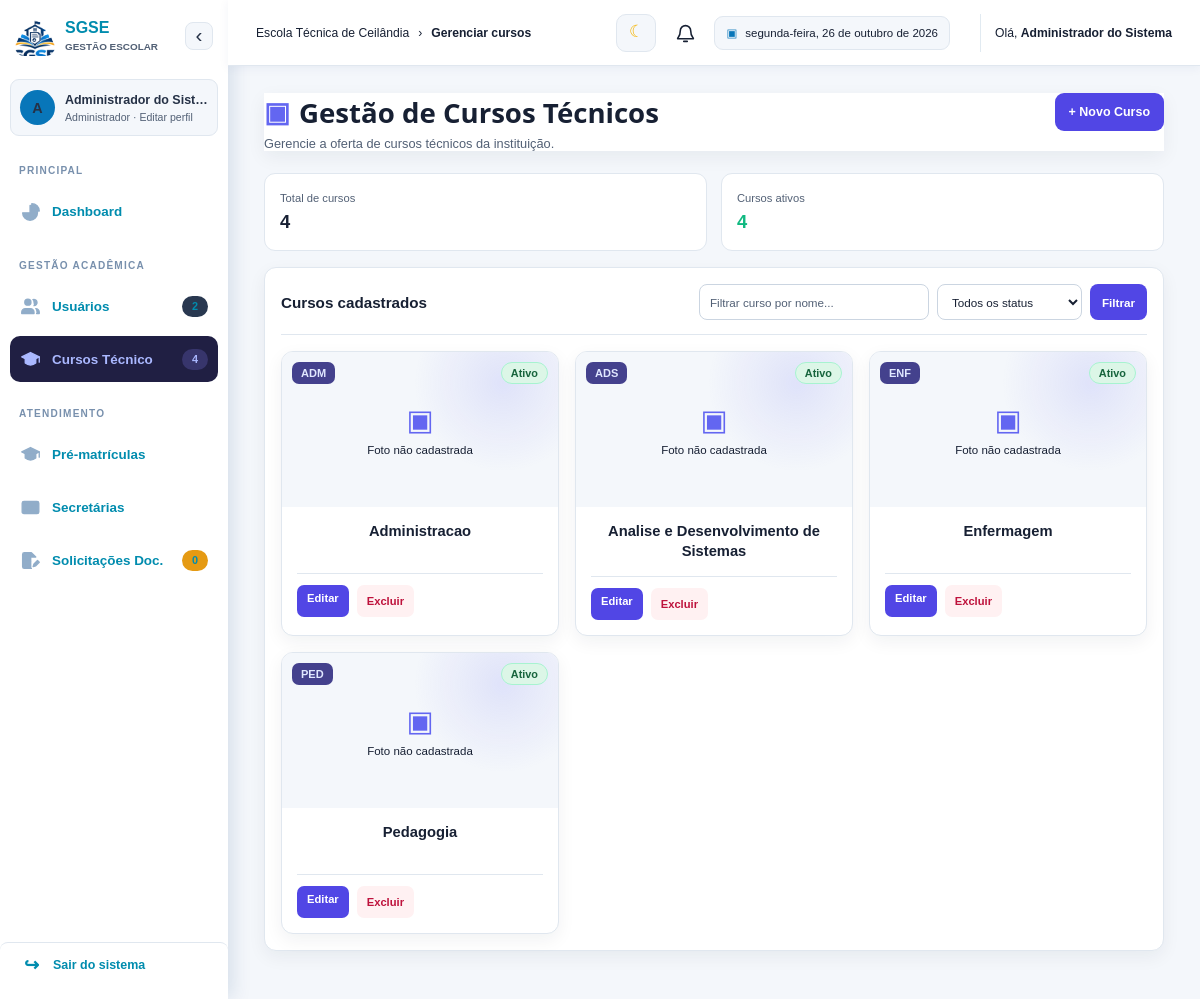
Page /view/cursos.php (signed in) on the committed database.
### tables this page shows
CREATE TABLE cursos (
    id_curso INT AUTO_INCREMENT PRIMARY KEY,
    nome VARCHAR(100) NOT NULL,
    sigla VARCHAR(10) NOT NULL UNIQUE,
    imagem VARCHAR(255) NULL,
    status ENUM('Ativo', 'Inativo') DEFAULT 'Ativo',
    criado_em TIMESTAMP DEFAULT CURRENT_TIMESTAMP
);

### model/dao/Conexao.php (called while the page is built, shortened)
<?php
if (!class_exists('Conexao')) {
    class Conexao {
        private static $instance = null;
        public static function getConexao() {
            if (!isset(self::$instance)) {
                $host     = "localhost";
                $dbname   = "secretaria_db";
                $usuario  = "root";
                $senha    = "";
                try {
                    self::$instance = new PDO(
                        "mysql:host={$host};dbname={$dbname};charset=utf8mb4",
                        $usuario,
                        $senha
                    );
                    self::$instance->setAttribute(PDO::ATTR_ERRMODE, PDO::ERRMODE_EXCEPTION);
                    self::$instance->setAttribute(PDO::ATTR_DEFAULT_FETCH_MODE, PDO::FETCH_ASSOC);
                } catch (PDOException $e) {
                    die("Erro na conexão com o banco de dados: " . $e->getMessage());
                }
            }
            return self::$instance;
        }
    }
}

### model/dao/UsuarioDAO.php (called while the page is built, shortened)
<?php
require_once __DIR__ . '/Conexao.php';
class UsuarioDAO {
    public function listarCursosGerenciamento(): array {
        try {
            $stmt = Conexao::getConexao()->query(
                "SELECT id_curso, nome, sigla, imagem, status
                 FROM cursos
                 ORDER BY nome"
            );
            return $stmt->fetchAll(PDO::FETCH_ASSOC);
        } catch (PDOException $e) {
            error_log('Erro ao listar cursos para gerenciamento: ' . $e->getMessage());
            return [];
        }
    }
}
?>

### controller/UsuarioController.php (called while the page is built, shortened)
<?php
require_once __DIR__ . '/../model/dao/UsuarioDAO.php';
class UsuarioController {
    public function listarCursosGerenciamento(): array {
        return (new UsuarioDAO())->listarCursosGerenciamento();
    }
}
?>

### view/cursos.php (the view, shortened to what this page needs)
<?php
require_once __DIR__ . '/../model/dao/Conexao.php';
require_once __DIR__ . '/../model/dao/UsuarioDAO.php';
require_once __DIR__ . '/../controller/UsuarioController.php';
$controller = new UsuarioController();
$busca = is_string($_GET['busca'] ?? null) ? trim($_GET['busca']) : '';
$statusFiltro = is_string($_GET['status'] ?? null) ? $_GET['status'] : '';
$statusFiltro = in_array($statusFiltro, ['Ativo', 'Inativo'], true) ? $statusFiltro : '';
$todosCursos = $controller->listarCursosGerenciamento();
$totalCursos = count($todosCursos);
$totalCursosAtivos = count(array_filter($todosCursos, static function (array $curso): bool {
    return ($curso['status'] ?? '') === 'Ativo';
}));
$cursos = array_values(array_filter($todosCursos, static function (array $curso) use ($busca, $statusFiltro): bool {
    $correspondeBusca = $busca === ''
        || mb_stripos((string)($curso['nome'] ?? ''), $busca, 0, 'UTF-8') !== false
        || mb_stripos((string)($curso['sigla'] ?? ''), $busca, 0, 'UTF-8') !== false;
    $correspondeStatus = $statusFiltro === '' || ($curso['status'] ?? '') === $statusFiltro;
    return $correspondeBusca && $correspondeStatus;
}));
$cursoEdicao = null;
include __DIR__ . '/includes/topo.php';
?>
<div class="admin-workspace">
    <?php include __DIR__ . '/includes/menu_administrativo.php'; ?>
    <div class="admin-workspace-content">
    <div class="main-content wide-shell">
        <header class="workflow-header admin-page-header">
            <div>
                <h1><span aria-hidden="true">▣</span> Gestão de Cursos Técnicos</h1>
                <p>Gerencie a oferta de cursos técnicos da instituição.</p>
            </div>
            <div class="course-editor">
                <button type="button" class="course-editor-trigger" data-open-course-editor>
                    <?= $cursoEdicao ? 'Editar curso' : '+ Novo Curso' ?>
                </button>
            </div>
        </header>
        <section class="course-admin-summary" aria-label="Resumo dos cursos">
            <article><span>Total de cursos</span><strong><?= number_format($totalCursos, 0, ',', '.') ?></strong></article>
            <article><span>Cursos ativos</span><strong><?= number_format($totalCursosAtivos, 0, ',', '.') ?></strong></article>
        </section>
        <section class="course-admin-list" aria-labelledby="course-list-title">
            <div class="course-admin-toolbar">
                <h2 id="course-list-title">Cursos cadastrados</h2>
                <form action="cursos.php" method="GET" role="search">
                    <input type="search" id="busca" name="busca" placeholder="Filtrar curso por nome..." value="<?= htmlspecialchars($busca, ENT_QUOTES, 'UTF-8') ?>">
                    <select id="status-filtro" name="status">
                        <option value="">Todos os status</option>
                    </select>
                    <button type="submit" class="btn">Filtrar</button>
                </form>
            </div>
            <?php if ($cursos): ?>
                <div class="course-admin-grid">
                    <?php foreach ($cursos as $curso): ?>
                        <?php
                        $nomeCurso = (string)$curso['nome'];
                        $imagemCurso = is_string($curso['imagem'] ?? null)
                            && preg_match('#^uploads/cursos/[a-f0-9]{32}\.(jpg|png|webp)$#', $curso['imagem'])
                            && is_file(__DIR__ . '/../' . $curso['imagem'])
                            ? $curso['imagem']
                            : null;
                        $parametrosFiltroCurso = http_build_query(array_filter([
                            'busca' => $busca,
                            'status' => $statusFiltro
                        ], static function (string $valor): bool {
                            return $valor !== '';
                        }));
                        $urlEditarCurso = 'cursos.php?editar=' . (int)$curso['id_curso']
                            . ($parametrosFiltroCurso !== '' ? '&' . $parametrosFiltroCurso : '');
                        ?>
                        <article class="course-admin-card">
                            <div class="course-admin-photo">
                                <?php if ($imagemCurso !== null): ?>
                                    <img src="../<?= htmlspecialchars($imagemCurso, ENT_QUOTES, 'UTF-8') ?>"
                                         alt="Foto do curso <?= htmlspecialchars($nomeCurso, ENT_QUOTES, 'UTF-8') ?>">
                                <?php else: ?>
                                    <span class="course-admin-photo-placeholder" aria-label="Foto não cadastrada">
                                        <span aria-hidden="true">▣</span>
                                        <span>Foto não cadastrada</span>
                                    </span>
                                <?php endif; ?>
                                <span class="course-admin-code"><?= htmlspecialchars((string)$curso['sigla'], ENT_QUOTES, 'UTF-8') ?></span>
                                <span class="admin-status-badge <?= $curso['status'] === 'Inativo' ? 'is-inactive' : 'is-active' ?>">
                                    <?= htmlspecialchars((string)$curso['status'], ENT_QUOTES, 'UTF-8') ?>
                                </span>
                            </div>
                            <div class="course-admin-card-content">
                                <h3><?= htmlspecialchars($nomeCurso, ENT_QUOTES, 'UTF-8') ?></h3>
                                <div class="course-admin-card-actions">
                                    <a class="btn" href="<?= htmlspecialchars($urlEditarCurso, ENT_QUOTES, 'UTF-8') ?>">Editar</a>
                                    <form action="../controller/UsuarioController.php" method="POST">
                                        <button type="submit" name="btn_excluir_curso" class="btn course-delete-button"
                                                onclick="return confirm('Confirma a exclusão deste curso? Cursos com pré-matrículas vinculadas não podem ser excluídos.');">
                                            Excluir
                                        </button>
                                    </form>
                                </div>
                            </div>
                        </article>
                    <?php endforeach; ?>
                </div>
            <?php else: ?>
                <p class="course-admin-empty"><?= $busca !== '' || $statusFiltro !== '' ? 'Nenhum curso corresponde aos filtros selecionados.' : 'Nenhum curso cadastrado.' ?></p>
            <?php endif; ?>
        </section>
    </div>
</div>
</main>
</body>
</html>

### assets/css/estilo_topo.css (style rules this page uses)
body { margin: 0; padding: 0; }

### rows in the picture
cursos: sigla "ADM", status "Ativo", nome "Administracao"
cursos: sigla "ADS", status "Ativo", nome "Analise e Desenvolvimento de Sistemas"
cursos: sigla "ENF", status "Ativo", nome "Enfermagem"
cursos: sigla "PED", status "Ativo", nome "Pedagogia"

### other values in the picture
$rotuloPagina "Gerenciar cursos"
$_SESSION['usuario_nome'] "Administrador do Sistema"
mb_strtoupper(mb_substr($nomeUsuarioMenu, 0, 1, 'UTF-8'), 'UTF-8') "A"
$nomeUsuarioMenu "Administrador do Sist…"
$nomePerfilMenu "Administrador"
$formatarContadorMenu($contadoresMenu['usuarios'] ?? 0) "2"
$formatarContadorMenu($contadoresMenu['cursos'] ?? 0) "4"
$formatarContadorMenu($contadoresMenu['solicitacoes'] ?? 0) "0"
$totalCursos "4"
$totalCursosAtivos "4"
